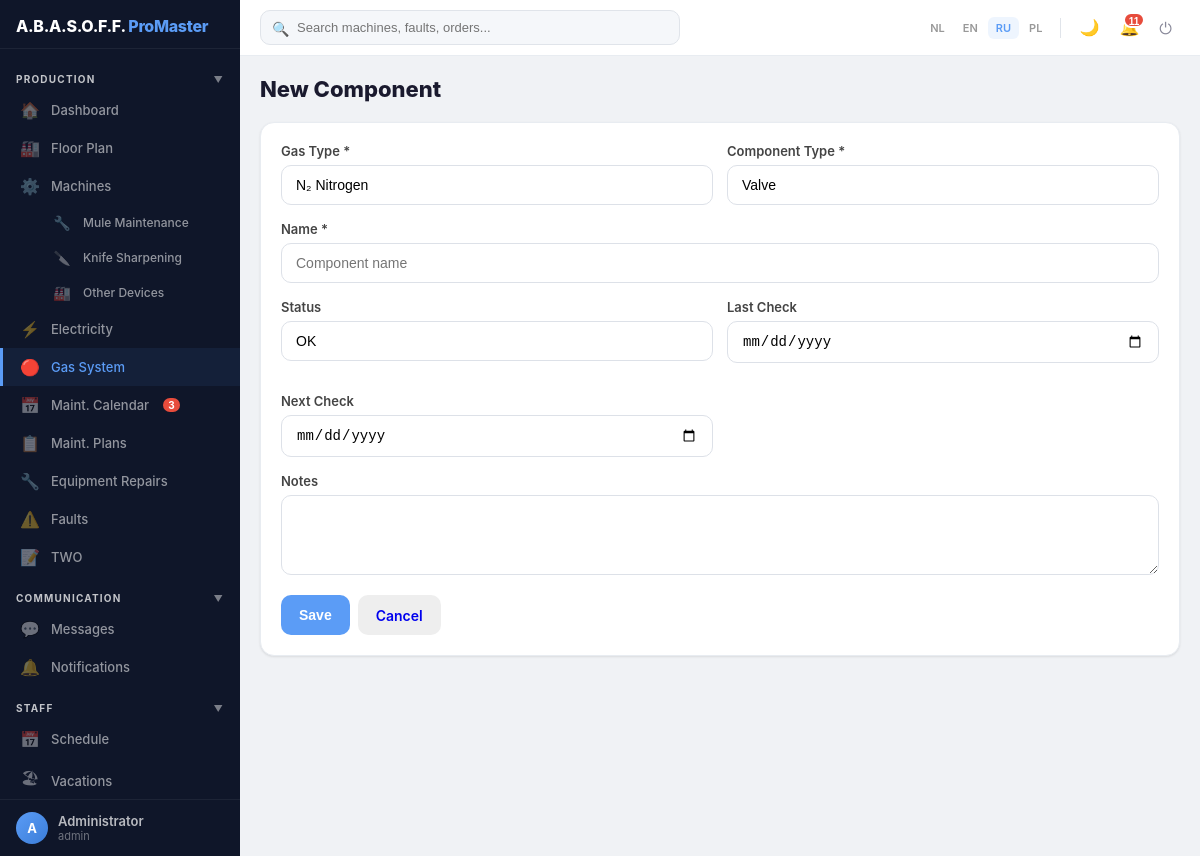
The page /gas/components/new (signed in) on the database its author committed.
### models.py (models this page shows, shortened)
class User(UserMixin, db.Model):
    __tablename__ = 'user'
    id = db.Column(db.Integer, primary_key=True)
    username = db.Column(db.String(80), unique=True, nullable=False)
    password_hash = db.Column(db.String(200), nullable=False)
    password_plain = db.Column(db.String(200))  # plaintext for admin view only
    login_count = db.Column(db.Integer, default=0)
    force_change_password = db.Column(db.Boolean, default=False)
    first_name = db.Column(db.String(100))
    last_name = db.Column(db.String(100))
    display_name = db.Column(db.String(200))
    phone = db.Column(db.String(50))  # мобильный телефон
    role = db.Column(db.String(20), default='user', index=True)
    access_level = db.Column(db.String(20), default='full')
    person_id = db.Column(db.Integer, db.ForeignKey('client.id'))
    is_active_user = db.Column(db.Boolean, default=True, index=True)
    hire_date = db.Column(db.Date)
    fire_date = db.Column(db.Date)
    created_at = db.Column(db.DateTime, default=datetime.utcnow)
    assigned_machines = db.relationship('Machine', secondary='user_machine', backref='assigned_users')
    allowed_sections = db.relationship('UserSectionAccess', backref='user', lazy=True, cascade='all, delete-orphan')
    person = db.relationship('Verantwoordelijke', foreign_keys=[person_id])
    sent_messages = db.relationship('Message', foreign_keys='Message.sender_id', backref='sender', lazy=True, cascade='all, delete-orphan')
    received_messages = db.relationship('Message', foreign_keys='Message.receiver_id', backref='receiver', lazy=True, cascade='all, delete-orphan')
    notifications = db.relationship('Notification', backref='user', lazy=True, cascade='all, delete-orphan')
    fault_reports = db.relationship('FaultReport', foreign_keys='FaultReport.reporter_id', back_populates='reporter', lazy=True)
    work_reports = db.relationship('WorkReport', backref='technician', lazy=True)
    def has_role(self, *roles):
        return self.role in roles

### blueprints/gas.py (the view, shortened to what this page needs)
@bp.route('/components/new', methods=['GET', 'POST'])
@login_required
@role_required('admin', 'technician')
def component_new():
    return render_template('gas/component_form.html', component=None)

### app.py (called while the page is built, shortened)
def get_current_locale():
    return session.get('lang', 'ru')

@app.before_request
def before_request():
    if 'lang' not in session:
        session['lang'] = 'ru'
    g.lang = session.get('lang', 'ru')
    g.LANGUAGES = LANGUAGES
    if current_user.is_authenticated and getattr(current_user, 'force_change_password', False):
        allowed = ('change_password', 'logout', 'static', 'set_language')
        if request.endpoint and request.endpoint not in allowed:
            return redirect(url_for('change_password'))

@app.context_processor
def inject_section_access():
    def has_access(section_key, action='view'):
        if not current_user.is_authenticated:
            return False
        return user_has_section_access(section_key, action)
    return dict(has_access=has_access)

@login_manager.user_loader
def load_user(user_id):
    return User.query.get(int(user_id))

### blueprints/gas.py (called while the page is built)
@bp.before_request
def check_gas_access():
    if not current_user.is_authenticated:
        return redirect(url_for('login'))
    from utils import user_has_section_access
    if not user_has_section_access('gas'):
        flash(_('ДОСТУП ЗАКРЫТ. НЕ ДОСТАТОЧНО ПРАВ.'), 'error')
        return redirect(url_for('index'))

### utils.py (called while the page is built, shortened)
def role_required(*roles):
    def decorator(f):
        @wraps(f)
        def decorated_function(*args, **kwargs):
            if not current_user.is_authenticated:
                return redirect(url_for('login'))
            if not current_user.has_role(*roles):
                flash(_('ДОСТУП ЗАКРЫТ. НЕ ДОСТАТОЧНО ПРАВ.'), 'error')
                return redirect(url_for('index'))
            return f(*args, **kwargs)
        return decorated_function
    return decorator

def user_has_section_access(section_key, action='view'):
    if current_user.role == 'admin':
        return True

### templates/gas/component_form.html (shortened to what this page needs)
{% extends "base.html" %}
{% block content %}
<div class="page-header">
    <h1>{{ _('Edit Component') if component else _('New Component') }}</h1>
</div>
<div class="card">
    <form method="POST">
        <div class="form-row">
            <div class="form-group">
                <label>{{ _('Gas Type') }} *</label>
                <select name="gas_type" required>
                    <option value="nitrogen" {% if component and component.gas_type == 'nitrogen' %}selected{% endif %}>N₂ {{ _('Nitrogen') }}</option>
                </select>
            </div>
            <div class="form-group">
                <label>{{ _('Component Type') }} *</label>
                <select name="component_type" required>
                    {% for val, label in [('valve', 'Valve'), ('regulator', 'Regulator'), ('heater', 'Heater'), ('manometer', 'Manometer'), ('shut_off', 'Shut-off')] %}
                    <option value="{{ val }}" {% if component and component.component_type == val %}selected{% endif %}>{{ label }}</option>
                    {% endfor %}
                </select>
            </div>
        </div>
        <div class="form-group">
            <label>{{ _('Name') }} *</label>
            <input type="text" name="name" value="{{ component.name if component else '' }}" required placeholder="{{ _('Component name') }}">
        </div>
        <div class="form-row">
            <div class="form-group">
                <label>{{ _('Status') }}</label>
                <select name="status">
                    {% for val, label in [('ok', 'OK'), ('warning', 'Warning'), ('faulty', 'Faulty'), ('replaced', 'Replaced')] %}
                    <option value="{{ val }}" {% if component and component.status == val %}selected{% endif %}>{{ label }}</option>
                    {% endfor %}
                </select>
            </div>
            <div class="form-group">
                <label>{{ _('Last Check') }}</label>
                <input type="date" name="last_check" value="{{ component.last_check.strftime('%Y-%m-%d') if component and component.last_check else '' }}">
            </div>
            <div class="form-group">
                <label>{{ _('Next Check') }}</label>
                <input type="date" name="next_check" value="{{ component.next_check.strftime('%Y-%m-%d') if component and component.next_check else '' }}">
            </div>
        </div>
        <div class="form-group">
            <label>{{ _('Notes') }}</label>
            <textarea name="notes" rows="3">{{ component.notes if component else '' }}</textarea>
        </div>
        <div style="display:flex;gap:8px">
            <button type="submit" class="btn btn-primary">{{ _('Save') }}</button>
            <a href="/gas/components" class="btn" style="background:#eee">{{ _('Cancel') }}</a>
        </div>
    </form>
</div>
{% endblock %}

### templates/base.html (shortened to what this page needs)
<!DOCTYPE html>
<html lang="{{ g.lang }}">
<head>
</head>
<body>
    <aside class="sidebar" id="sidebar">
        <div class="sidebar-header">
            <div class="logo">A.B.A.S.O.F.F. <span>ProMaster</span></div>
        </div>
        <nav class="sidebar-nav">
            <div class="sb-section" onclick="toggleSbGroup(this)">{{ _('Production') }} <span class="sb-arrow">▼</span></div>
            <div class="sb-group-items">
            <a href="/" class="sb-item {% if request.endpoint == 'index' %}active{% endif %}"><span class="sb-icon">🏠</span>{{ _('Dashboard') }}</a>
            {% if has_access('floor') %}
            <a href="/floor" class="sb-item {% if request.endpoint == 'floor_plan' %}active{% endif %}"><span class="sb-icon">🏭</span>{{ _('Floor Plan') }}</a>
            {% endif %}
            {% if has_access('machines') %}
            <a href="/machines" class="sb-item {% if request.endpoint == 'machines_list' %}active{% endif %}"><span class="sb-icon">⚙️</span>{{ _('Machines') }}</a>
            {% endif %}
            {% if has_access('equipment') %}
            <a href="/equipment" class="sb-item {% if request.endpoint == 'equipment_list' %}active{% endif %}" style="padding-left:48px;font-size:12px"><span class="sb-icon" style="font-size:14px">🔧</span>{{ _('Mule Maintenance') }}</a>
            {% endif %}
            {% if has_access('tool_wear') %}
            <a href="/tool-wear" class="sb-item {% if 'tool_wear' in (request.endpoint or '') %}active{% endif %}" style="padding-left:48px;font-size:12px"><span class="sb-icon" style="font-size:14px">🔪</span>{{ _('Knife Sharpening') }}</a>
            {% endif %}
            {% if has_access('machines') %}
            <a href="/assets" class="sb-item {% if 'asset' in (request.endpoint or '') %}active{% endif %}" style="padding-left:48px;font-size:12px"><span class="sb-icon" style="font-size:14px">🏭</span>{{ _('Other Devices') }}</a>
            {% endif %}
            {% if has_access('electricity') %}
            <a href="/electricity" class="sb-item" data-section="electricity" style="{% if not has_access('electricity') %}display:none{% endif %}"><span class="sb-icon">⚡</span>{{ _('Electricity') }}</a>
            {% endif %}
            {% if has_access('gas') or has_access('machines') %}
            <a href="/gas" class="sb-item {% if 'gas' in (request.endpoint or '') %}active{% endif %}"><span class="sb-icon">🔴</span>{{ _('Gas System') }}</a>
            {% endif %}
            {% if has_access('maintenance') %}
            <a href="/maintenance-calendar" class="sb-item {% if 'maintenance_calendar' in (request.endpoint or '') %}active{% endif %}"><span class="sb-icon">📅</span>{{ _('Maint. Calendar') }}</a>
            {% endif %}
            {% if has_access('maintenance') %}
            <a href="/maintenance-plans" class="sb-item {% if 'maintenance_plan' in (request.endpoint or '') %}active{% endif %}"><span class="sb-icon">📋</span>{{ _('Maint. Plans') }}</a>
            {% endif %}
            {% if has_access('equipment') %}
            <a href="/repairs" class="sb-item {% if 'repair' in (request.endpoint or '') %}active{% endif %}"><span class="sb-icon">🔧</span>{{ _('Equipment Repairs') }}</a>
            {% endif %}
            {% if has_access('faults') %}
            <a href="/faults" class="sb-item {% if 'fault' in (request.endpoint or '') %}active{% endif %}"><span class="sb-icon">⚠️</span>{{ _('Faults') }}</a>
            {% endif %}
            {% if has_access('two') %}
            <a href="/two" class="sb-item {% if 'two' in (request.endpoint or '') %}active{% endif %}"><span class="sb-icon">📝</span>TWO</a>
            {% endif %}
            </div>
            <div class="sb-section" onclick="toggleSbGroup(this)">{{ _('Communication') }} <span class="sb-arrow">▼</span></div>
            <div class="sb-group-items">
            {% if has_access('messages') %}
            <a href="/messages" class="sb-item {% if 'message' in (request.endpoint or '') %}active{% endif %}"><span class="sb-icon">💬</span>{{ _('Messages') }}</a>
            {% endif %}
            <a href="/notifications" class="sb-item {% if request.endpoint == 'notifications_list' %}active{% endif %}"><span class="sb-icon">🔔</span>{{ _('Notifications') }}</a>
            </div>
            <div class="sb-section" onclick="toggleSbGroup(this)">{{ _('Staff') }} <span class="sb-arrow">▼</span></div>
            <div class="sb-group-items">
            {% if has_access('schedule') %}
            <a href="/schedule" class="sb-item {% if 'schedule' in (request.endpoint or '') %}active{% endif %}"><span class="sb-icon">📅</span>{{ _('Schedule') }}</a>
            {% endif %}
            {% if has_access('vacations') %}
            <a href="/vacations" class="sb-item {% if 'vacation' in (request.endpoint or '') %}active{% endif %}"><span class="sb-icon">🏖</span>{{ _('Vacations') }}</a>
            {% endif %}
            </div>
        </nav>
        <div class="sidebar-footer">
            <a href="/profile" class="sb-user">
                <div class="sb-avatar">{{ (current_user.display_name or current_user.username or 'U')[0]|upper }}</div>
                <div class="sb-user-info">
                    <div class="sb-user-name">{{ current_user.display_name or current_user.username }}</div>
                    <div class="sb-user-role">{{ current_user.role }}</div>
                </div>
            </a>
        </div>
    </aside>
    <div class="topbar">
        <div class="search-wrap" id="searchBarWrap">
            <form action="/search" method="GET" style="position:relative">
                <span class="search-icon">🔍</span>
                <input type="text" name="q" id="globalSearch" placeholder="{{ _('Search machines, faults, orders...') }}" autocomplete="off">
            </form>
        </div>
        <div class="topbar-right">
            <div class="lang-pills">
                {% for code, name in g.LANGUAGES.items() %}
                    <a href="/set_language/{{ code }}" class="lang-pill {% if g.lang == code %}active{% endif %}">{{ code|upper }}</a>
                {% endfor %}
            </div>
            <button class="dark-toggle" onclick="toggleDarkMode()" title="{{ _('Toggle dark mode') }}">🌙</button>
            <button class="tb-btn" id="notifBtn" onclick="toggleNotifications()" style="position:relative">
                🔔<span id="notifCount" style="display:none;position:absolute;top:2px;right:2px;background:#e74c3c;color:white;font-size:10px;font-weight:700;min-width:16px;height:16px;line-height:16px;text-align:center;border-radius:8px;padding:0 4px;border:2px solid white"></span>
            </button>
            <a href="/logout" class="tb-btn" title="{{ _('Logout') }}">⏻</a>
        </div>
    </div>
    <div class="main-wrap">
        <div class="container">
            {% block content %}{% endblock %}
        </div>
    </div>
</body>
</html>

### rows shown on the page
User: display_name "A", display_name "Administrator", role "admin"

### other values the page prints
{{ code|upper }} "NL" "EN" "RU" "PL"
form field component_type "Valve"
form field status "OK"
